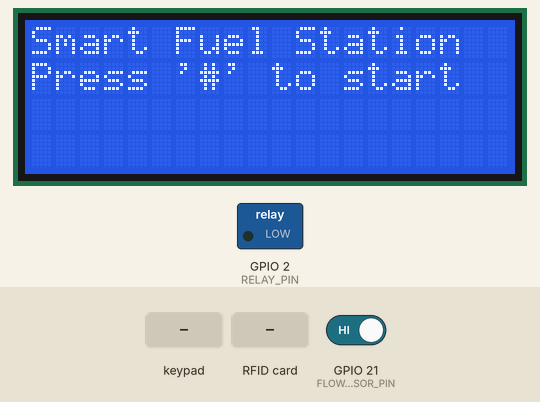
Simulated run of this sketch. Board: ESP32. Parts: 20×4 character LCD, switched loads named in the sketch (green lamp = pin HIGH). The inputs (shaded band) are chosen by the test bench; at power-on: GPIO 21 (FLOW_SENSOR_PIN) HIGH. What the sketch prints to the serial monitor is not drawn.

Above: at 0.9 s.
1.0 s: key '#' pressed
At 2.6 s:
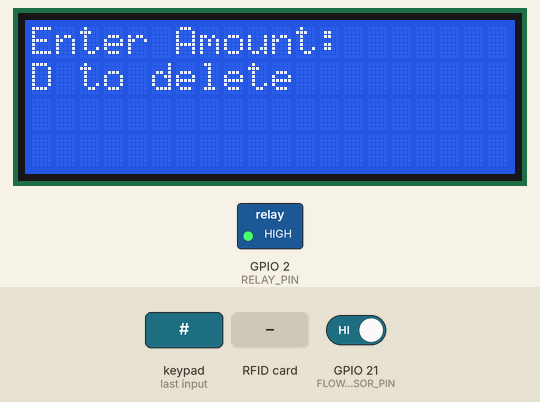
3.5 s: keypad keys 1 3 1 2 1 4 2 7 # pressed 0.4 s apart
At 7.2 s:
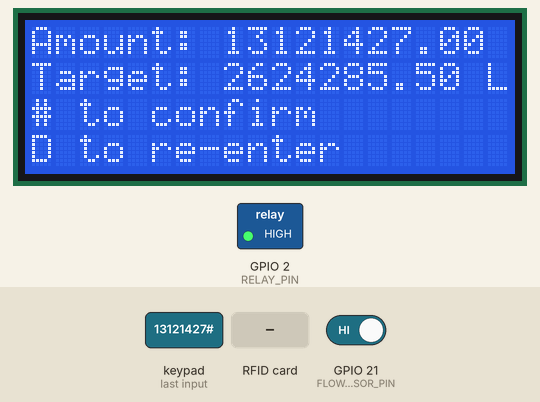
8.6 s: keypad keys 2 6 2 5 3 3 3 2 # pressed 0.4 s apart
At 12.4 s:
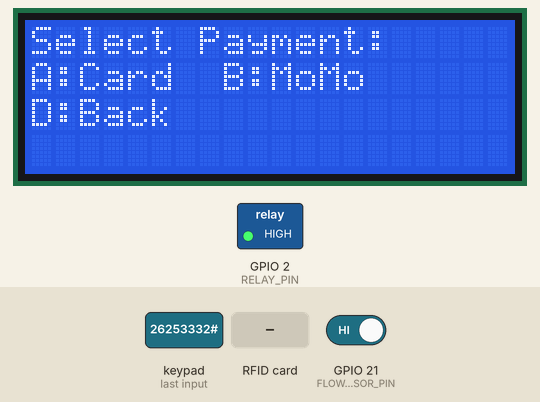
13.7 s: key 'A' pressed
At 14.3 s:
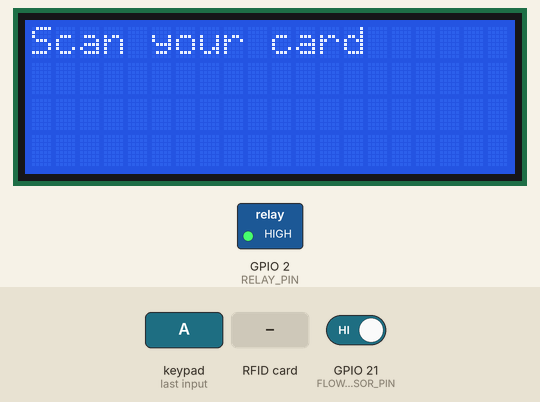
15.2 s: RFID card 5E 7A 19 C4 held to the reader
At 16.3 s:
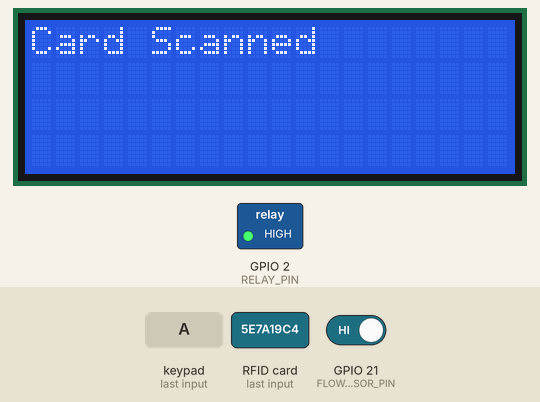
18.2 s: key '*' pressed
At 18.9 s:
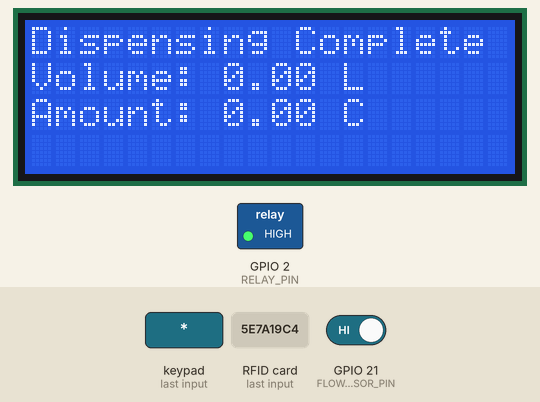
Timing chart, 0 to 21.2 s (numbered marks = the images above; inputs shaded):
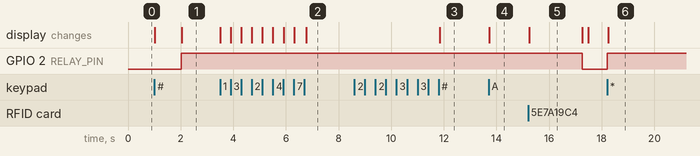

Measured:
- after the input at 1.0 s, GPIO 2 (RELAY_PIN): LOW → HIGH after 1.0 s; the display: first changes at once (image 1 shows a later state)
- after the input at 3.5 s, the display: first changes at once (image 2 shows a later state)
- after the input at 8.6 s, the display: changes after 3.2 s (image 3)
- after the input at 13.7 s, the display: changes at once (image 4)
- after the input at 15.2 s, GPIO 2 (RELAY_PIN): HIGH → LOW after 2.1 s; the display: changes at once (image 5)
- after the input at 18.2 s, GPIO 2 (RELAY_PIN): LOW → HIGH at once; the display: changes after 0.05 s (image 6)
- what the display in image 5 shows lasts 2.1 s, from 15.2 s to 17.3 s

The sketch:

Fuel_Dispenser_System.ino
```cpp
#include <Wire.h>                  // For I2C communication
#include <LiquidCrystal_I2C.h>      // For the I2C LCD
#include <Keypad.h>                 // For the 4x4 keypad
#include <SPI.h>                    // For RFID
#include <MFRC522.h>                // RFID library

// I2C LCD setup (address 0x27, 20 columns, 4 rows)
LiquidCrystal_I2C lcd(0x27, 20, 4);

// Keypad setup
const int ROW_NUM = 4;  // Four rows
const int COLUMN_NUM = 4;  // Four columns

char keys[ROW_NUM][COLUMN_NUM] = {
  {'1', '2', '3', 'A'},
  {'4', '5', '6', 'B'},
  {'7', '8', '9', 'C'},
  {'*', '0', '#', 'D'}
};

byte pin_rows[ROW_NUM] = {13, 12, 14, 27};   // Row pinouts
byte pin_column[COLUMN_NUM] = {26, 25, 33, 32}; // Column pinouts

Keypad keypad = Keypad(makeKeymap(keys), pin_rows, pin_column, ROW_NUM, COLUMN_NUM);

// RFID setup
#define SS_PIN 5
#define RST_PIN 22
MFRC522 mfrc522(SS_PIN, RST_PIN);   // Create MFRC522 instance.

// Flow sensor setup
const uint8_t FLOW_SENSOR_PIN = 21;    // GPIO pin for flow sensor
const uint8_t RELAY_PIN = 2;           // GPIO pin for relay
const uint16_t PULSES_PER_LITER = 450; // YF-S201 calibration (450 pulses/liter)
const float ML_PER_PULSE = 2.25;       // 2.25mL per pulse for YF-S201
const float PRICE_PER_LITER = 5.0;     // Price per liter (5 Cedis per liter)

volatile uint16_t pulseCount = 0;
volatile float totalMilliLitres = 0;
uint32_t targetMilliLitres = 0;
uint32_t lastUpdateTime = 0;
bool isPumping = false;
bool hasTarget = false;

float amount = 0.0;
String paymentMethod = "";
String mobileNumber = ""; // Store the MoMo number

// ISR for flow sensor pulses
void IRAM_ATTR pulseCounter() {
  pulseCount++;
  // Calculate milliliters in the ISR for more accurate readings
  totalMilliLitres = pulseCount * ML_PER_PULSE;
}


void setup() {
  Serial.begin(115200);  // Initialize serial communication

  Wire.begin(16, 4);  // SDA = GPIO 16, SCL = GPIO 4

  SPI.begin();  // Initialize SPI bus for RFID
  mfrc522.PCD_Init();  // Initialize RFID module

  lcd.init();
  lcd.backlight();
  lcd.clear();

  // Display the welcome message
  lcd.setCursor(0, 0);
  lcd.print("Smart Fuel Station");
  lcd.setCursor(0, 1);
  lcd.print("Press '#' to start");

  // Wait for '#' key press to start
  while (true) {
    char key = keypad.getKey();  // Get key from the keypad

    if (key == '#') {  // If '#' is pressed, proceed to next step
      lcd.clear();
      lcd.setCursor(0, 0);
      lcd.print("Starting...");
      delay(1000);  // Wait for a second before starting
      break;  // Exit the loop and proceed to the next part of the program
    }
  }

  pinMode(RELAY_PIN, OUTPUT);
  pinMode(FLOW_SENSOR_PIN, INPUT_PULLUP);
  digitalWrite(RELAY_PIN, HIGH);  // Pump off

  attachInterrupt(digitalPinToInterrupt(FLOW_SENSOR_PIN), pulseCounter, FALLING);  // Interrupt for flow sensor
}

void loop() {
  enterAmount();
}

void enterAmount() {
  lcd.clear();
  lcd.setCursor(0, 0);
  lcd.print("Enter Amount:");
  lcd.setCursor(0, 1);
  lcd.print("D to delete");

  String inputAmount = ""; // Store the amount input
  int cursorPos = 0;

  while (true) {
    char key = keypad.getKey();

    if (key) {
      if (key == '#' && inputAmount.length() > 0) {
        amount = inputAmount.toFloat();
        confirmAmount();
        break;
      }
      else if (key == 'D' && inputAmount.length() > 0) {
        inputAmount.remove(inputAmount.length() - 1);
        cursorPos--;
        lcd.setCursor(0, 2);
        lcd.print("                    ");
        lcd.setCursor(0, 2);
        lcd.print(inputAmount);
      }
      else if (key >= '0' && key <= '9') {
        inputAmount += key;
        cursorPos++;
        lcd.setCursor(0, 2);
        lcd.print(inputAmount);
      }
    }
  }
}

void confirmAmount() {
  lcd.clear();
  lcd.setCursor(0, 0);
  lcd.print("Amount: ");
  lcd.print(amount);
  lcd.print(" C");

  float targetLiters = amount / PRICE_PER_LITER;
  lcd.setCursor(0, 1);
  lcd.print("Target: ");
  lcd.print(targetLiters, 2);
  lcd.print(" L");

  lcd.setCursor(0, 2);
  lcd.print("# to confirm");
  lcd.setCursor(0, 3);
  lcd.print("D to re-enter");

  while (true) {
    char key = keypad.getKey();
    if (key == '#') {
      selectPaymentMethod();
      break;
    } else if (key == 'D') {
      enterAmount();
      break;
    }
  }
}

void selectPaymentMethod() {
  lcd.clear();
  lcd.setCursor(0, 0);
  lcd.print("Select Payment:");
  lcd.setCursor(0, 1);
  lcd.print("A:Card  B:MoMo");
  lcd.setCursor(0, 2);
  lcd.print("D:Back");

  while (true) {
    char key = keypad.getKey();

    if (key) {
      if (key == 'A') {
        paymentMethod = "Card";
        promptCardScan();
        break;
      } else if (key == 'B') {
        paymentMethod = "MoMo";
        enterMobileNumber();
        break;
      } else if (key == 'D') {
        confirmAmount();
        break;
      }
    }
  }
}

void enterMobileNumber() {
  lcd.clear();
  lcd.setCursor(0, 0);
  lcd.print("Enter MoMo No.:");
  lcd.setCursor(0, 1);
  lcd.print("D to delete");

  String inputNumber = ""; // Store the MoMo number input

  while (true) {
    char key = keypad.getKey();

    if (key) {
      if (key == '#' && inputNumber.length() == 10) {
        mobileNumber = inputNumber;
        confirmMobileNumber();
        break;
      }
      else if (key == 'D' && inputNumber.length() > 0) {
        inputNumber.remove(inputNumber.length() - 1);
        lcd.setCursor(0, 2);
        lcd.print("                    ");
        lcd.setCursor(0, 2);
        lcd.print(inputNumber);
      }
      else if (key >= '0' && key <= '9' && inputNumber.length() < 10) {
        inputNumber += key;
        lcd.setCursor(0, 2);
        lcd.print(inputNumber);
      }
    }
  }
}

void confirmMobileNumber() {
  lcd.clear();
  lcd.setCursor(0, 0);
  lcd.print("MoMo: ");
  lcd.print(mobileNumber);
  lcd.setCursor(0, 1);
  lcd.print("# to confirm");
  lcd.setCursor(0, 2);
  lcd.print("D to re-enter");

  while (true) {
    char key = keypad.getKey();
    if (key == '#') {
      processMoMoPayment();
      break;
    } else if (key == 'D') {
      enterMobileNumber();
      break;
    }
  }
}

void processMoMoPayment() {
  lcd.clear();
  lcd.setCursor(0, 0);
  lcd.print("Processing MoMo");
  lcd.setCursor(0, 1);
  lcd.print("Please wait...");

  delay(2000); // Simulate payment process

  lcd.clear();
  lcd.setCursor(0, 0);
  lcd.print("Payment Success");
  lcd.setCursor(0, 1);
  lcd.print("Ready to dispense");

  delay(2000);
  startDispensing();
}

void promptCardScan() {
  lcd.clear();
  lcd.setCursor(0, 0);
  lcd.print("Scan your card");

  while (!mfrc522.PICC_IsNewCardPresent()) {
  }

  if (mfrc522.PICC_ReadCardSerial()) {
    lcd.clear();
    lcd.setCursor(0, 0);
    lcd.print("Card Scanned");
    delay(2000);
    startDispensing();
  }
}


void startDispensing() {
  pulseCount = 0;
  totalMilliLitres = 0;
  targetMilliLitres = (amount / PRICE_PER_LITER) * 1000.0; // Convert amount to volume in mL
  isPumping = true;

  lcd.clear();
  lcd.setCursor(0, 0);
  lcd.print("Target: ");
  lcd.print(targetMilliLitres / 1000.0, 2);  // Display target in liters
  lcd.print(" L");

  // Start pump
  digitalWrite(RELAY_PIN, LOW); // Turn on relay (start pumping)

  lastUpdateTime = millis();  // Save start time
  float lastDisplayedVolume = 0;  // Track last displayed volume to avoid flicker

  while (totalMilliLitres < targetMilliLitres) {
    // Get the current volume (read volatile variable once)
    float currentVolume = totalMilliLitres;

    // Update the display if the volume has changed significantly (0.01L = 10mL)
    if (abs(currentVolume - lastDisplayedVolume) >= 10 ||
        (millis() - lastUpdateTime) >= 200) {  // Update at least every 200ms

      // Display current volume
      lcd.setCursor(0, 1);
      lcd.print("Dispensed: ");
      lcd.print(currentVolume / 1000.0, 2);  // Convert to liters
      lcd.print(" L   ");  // Extra spaces to clear old digits

      // Display current amount spent
      float amountSpent = (currentVolume / 1000.0) * PRICE_PER_LITER;
      lcd.setCursor(0, 2);
      lcd.print("Amount: ");
      lcd.print(amountSpent, 2);
      lcd.print(" C   ");

      // Update tracking variables
      lastDisplayedVolume = currentVolume;
      lastUpdateTime = millis();

      // Debug output
      Serial.print("Pulses: ");
      Serial.print(pulseCount);
      Serial.print(" Volume: ");
      Serial.print(currentVolume);
      Serial.println(" mL");
    }

    // Check for emergency stop (optional)
    char key = keypad.getKey();
    if (key == '*') {  // Emergency stop if * is pressed
      break;
    }
  }

  // Stop pump
  digitalWrite(RELAY_PIN, HIGH); // Turn off relay (stop pumping)
  isPumping = false;

  // Final display update
  lcd.clear();
  lcd.setCursor(0, 0);
  lcd.print("Dispensing Complete");
  lcd.setCursor(0, 1);
  lcd.print("Volume: ");
  lcd.print(totalMilliLitres / 1000.0, 2);
  lcd.print(" L");
  lcd.setCursor(0, 2);
  lcd.print("Amount: ");
  lcd.print((totalMilliLitres / 1000.0) * PRICE_PER_LITER, 2);
  lcd.print(" C");

  delay(3000);  // Show final reading for 3 seconds
}
```
